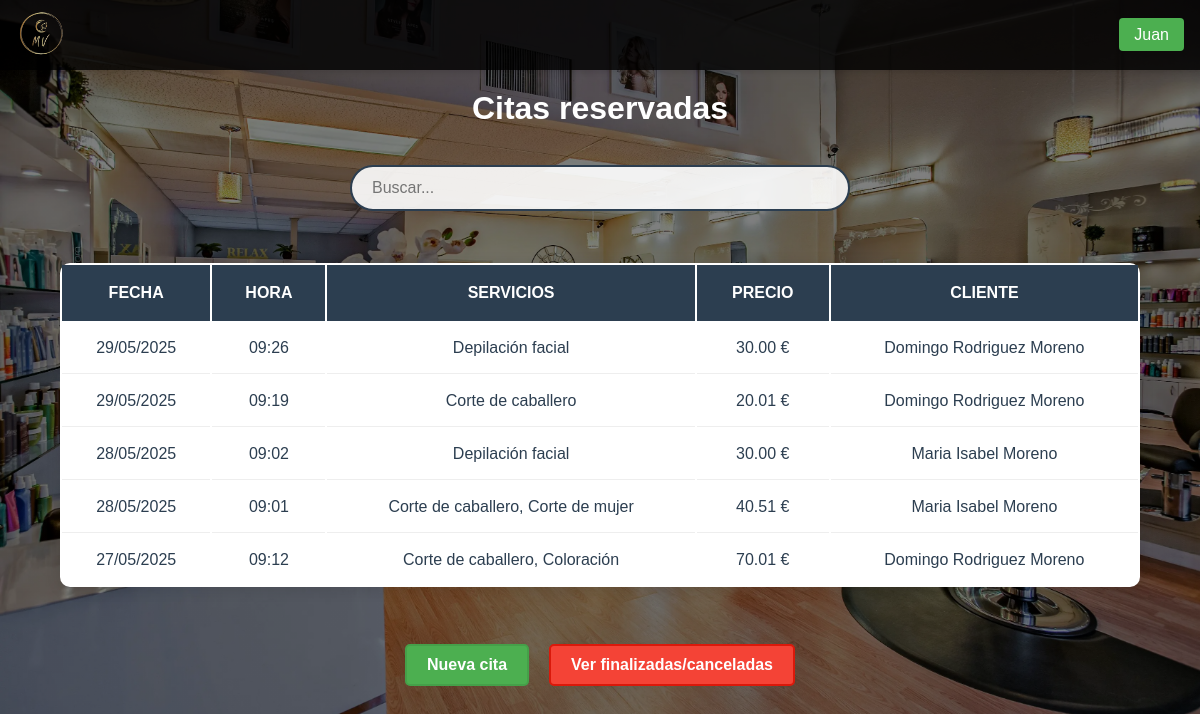
/paginas/citas.php (signed in), run on the app's committed database.
### tables this page shows
CREATE TABLE `citas` (
  `id_cita` int NOT NULL AUTO_INCREMENT,
  `id_cliente` int DEFAULT NULL,
  `fecha_cita` date NOT NULL,
  `hora_inicio` time NOT NULL,
  `hora_fin` time DEFAULT NULL,
  `estado` enum('reservada','cancelada','finalizada') NOT NULL,
  `duracion_total` int NOT NULL,
  `precio_final` decimal(10,2) DEFAULT NULL,
  PRIMARY KEY (`id_cita`),
  KEY `id_cliente` (`id_cliente`),
  KEY `idx_fecha_cita` (`fecha_cita`),
  CONSTRAINT `citas_ibfk_1` FOREIGN KEY (`id_cliente`) REFERENCES `clientes` (`id_cliente`)
);

### funcionalidades/verificar_admin.php (called while the page is built, shortened)
<?php
function esAdministrador($conn) {
    try {
        $stmt = $conn->prepare("SELECT es_admin FROM empleados WHERE dni = :dni AND activo = 1");
        $stmt->execute([':dni' => $_SESSION['dni']]);
        return ($stmt->fetch(PDO::FETCH_COLUMN) == 1);
    } catch (PDOException $e) {
        error_log("Error verificando admin: " . $e->getMessage());
        return false;
    }
}

### paginas/citas.php (the view, shortened to what this page needs)
<!DOCTYPE html>
<html lang="es">
<head>
    <link rel="stylesheet" href="/TFGPeluqueria/css/styles.css">
</head>
<body>
    <?php
        require_once $_SERVER['DOCUMENT_ROOT'] . '/TFGPeluqueria/funcionalidades/conexion.php';
        require_once $_SERVER['DOCUMENT_ROOT'] . '/TFGPeluqueria/funcionalidades/verificar_admin.php';
        include $_SERVER['DOCUMENT_ROOT'] . '/TFGPeluqueria/plantillas/navbar.php';
        $esAdmin = esAdministrador($conn);
        $filtro = $_GET['filtro'] ?? 'reservadas';
        $condicionEstado = ($filtro === 'reservadas')
            ? "c.estado = 'reservada'"
            : "c.estado IN ('finalizada', 'cancelada')";
        $citas = [];
        try {
            $stmt = $conn->prepare("
                SELECT c.id_cita, c.fecha_cita, c.hora_inicio, c.estado,
                    c.precio_final,
                    GROUP_CONCAT(s.nombre_servicio SEPARATOR ', ') AS servicios,
                    CONCAT(cli.nombre, ' ', cli.apellidos) AS cliente
                FROM citas c
                JOIN clientes cli ON c.id_cliente = cli.id_cliente
                JOIN citas_servicios cs ON c.id_cita = cs.id_cita
                JOIN servicios s ON cs.id_servicio = s.id_servicio
            WHERE $condicionEstado
                GROUP BY c.id_cita
                ORDER BY c.fecha_cita DESC, c.hora_inicio DESC
            ");
            $stmt->execute();
            $citas = $stmt->fetchAll(PDO::FETCH_ASSOC);
        } catch (PDOException $e) {
            echo "Error al obtener citas: " . $e->getMessage();
        }
    ?>
    <div class="contenedor-principal">
        <h1>Citas <?= $filtro === 'reservadas' ? 'reservadas' : 'finalizadas o canceladas' ?></h1>
        <br>
        <?php if (empty($citas)): ?>
                <p>No hay citas <?= $filtro === 'reservadas' ? 'reservadas' : 'finalizadas o canceladas' ?>.</p>
        <?php else: ?>
	    <div class="contenedor-busqueda">
                <input type="text" id="buscador-general" class="buscador-general input-busqueda"  placeholder="Buscar..." data-tabla=".tabla-scroll .tabla-citas">
	    </div>
	    <div class="tabla-scroll">
            <table class="tabla-citas">
                <thead>
                    <tr>
                        <th>Fecha</th>
                        <th>Hora</th>
                        <th>Servicios</th>
                        <th>Precio</th>
                        <th>Cliente</th>
		            </tr>
                </thead>
                <tbody>
                    <?php foreach ($citas as $cita): ?>
                        <tr onclick="window.location='/TFGPeluqueria/paginas/datos_cita.php?id_cita=<?= $cita['id_cita'] ?>'" style="cursor: pointer;">
                            <td><?= date('d/m/Y', strtotime($cita['fecha_cita'])) ?></td>
                            <td><?= date('H:i', strtotime($cita['hora_inicio'])) ?></td>
                            <td><?= $cita['servicios'] ?></td>
                            <td><?= number_format($cita['precio_final'], 2) ?> €</td>
                            <td><?= $cita['cliente'] ?></td>
                        </tr>
                    <?php endforeach; ?>
                </tbody>
            </table>
	    </div>
        <?php endif; ?>
        <div class="contenedor-botones">
            <?php if ($esAdmin): ?>
                <a href="/TFGPeluqueria/paginas/seleccionar_cliente.php" class="boton-alta">Nueva cita</a>
                <a href="citas.php?filtro=<?= $filtro === 'reservadas' ? 'finalizadas' : 'reservadas' ?>"
                class="boton-baja">
                    <?= $filtro === 'reservadas' ? 'Ver finalizadas/canceladas' : 'Ver reservadas' ?>
                </a>
            <?php endif; ?>
        </div>
    </div>
</body>
</html>

### css/styles.css (style rules this page uses)
* { margin: 0; padding: 0; box-sizing: border-box; font-family: 'Arial', sans-serif; }
:root { --color-primario: #2c3e50; --color-secundario: #e67e22; --fondo-beige: #FFF8DC; --tabla-dorado: #20d4da; --color-desplegables: rgba(25, 121, 230, 0.459); }
html, body { background-color: #000; color: white; }
body { min-height: 100vh; position: relative; margin: 0; padding: 0; }
body::before { content: ""; position: absolute; top: 0; left: 0; width: 100%; height: 100%; background: linear-gradient(rgba(0, 0, 0, 0.5), rgba(0, 0, 0, 0.5)), url('/TFGPeluqueria/imagenes/Fondo.webp') center/cover; background-attachment: scroll; }
.contenedor-principal, .registros-container { padding-top: 90px; position: relative; color: white; min-height: 100vh; display: flex; flex-direction: column; justify-content: flex-start; align-items: center; text-align: center; }
.tabla-citas { width: 90%; margin: 2rem auto; background: white; border-radius: 10px; box-shadow: 0 2px 15px rgba(0, 0, 0, 0.1); overflow: hidden; overflow-x: auto; }
.tabla-citas th { background-color: var(--color-primario); color: white; padding: 1.2rem; text-align: center; font-weight: 600; text-transform: uppercase; }
.tabla-citas td { padding: 1rem; border-bottom: 1px solid #eeeeee; color: var(--color-primario); }
.tabla-citas tr:last-child td { border-bottom: none; }
.tabla-scroll { width: 100%; overflow-x: auto; }
.contenedor-busqueda { margin: 20px 0; width: 90%; max-width: 500px; }
.input-busqueda { width: 100%; padding: 12px 20px; border: 2px solid var(--color-primario); border-radius: 25px; font-size: 16px; background: rgba(255, 255, 255, 0.9); transition: all 0.3s ease; }
.boton-alta { background-color: #4CAF50; border: 2px solid #45a049; }
.contenedor-botones { display: flex; gap: 10px; margin: 15px 0; }
.boton-alta, .boton-baja { display: inline-block; padding: 10px 20px; border-radius: 5px; text-decoration: none; color: white; font-weight: bold; transition: background-color 0.3s ease; margin: 10px 5px; }
.boton-baja { background-color: #f44336; border: 2px solid #da190b; }

### data on the page
citas: fecha_cita "29/05/2025", hora_inicio "09:26", servicios "Depilación facial", precio_final "30.00", cliente "Domingo Rodriguez Moreno"
citas: fecha_cita "29/05/2025", hora_inicio "09:19", servicios "Corte de caballero", precio_final "20.01", cliente "Domingo Rodriguez Moreno"
citas: fecha_cita "28/05/2025", hora_inicio "09:02", servicios "Depilación facial", precio_final "30.00", cliente "Maria Isabel Moreno"
citas: fecha_cita "28/05/2025", hora_inicio "09:01", servicios "Corte de caballero, Corte de mujer", precio_final "40.51", cliente "Maria Isabel Moreno"
citas: fecha_cita "27/05/2025", hora_inicio "09:12", servicios "Corte de caballero, Coloración", precio_final "70.01", cliente "Domingo Rodriguez Moreno"

### other printed values
$_SESSION['nombre'] "Juan"
